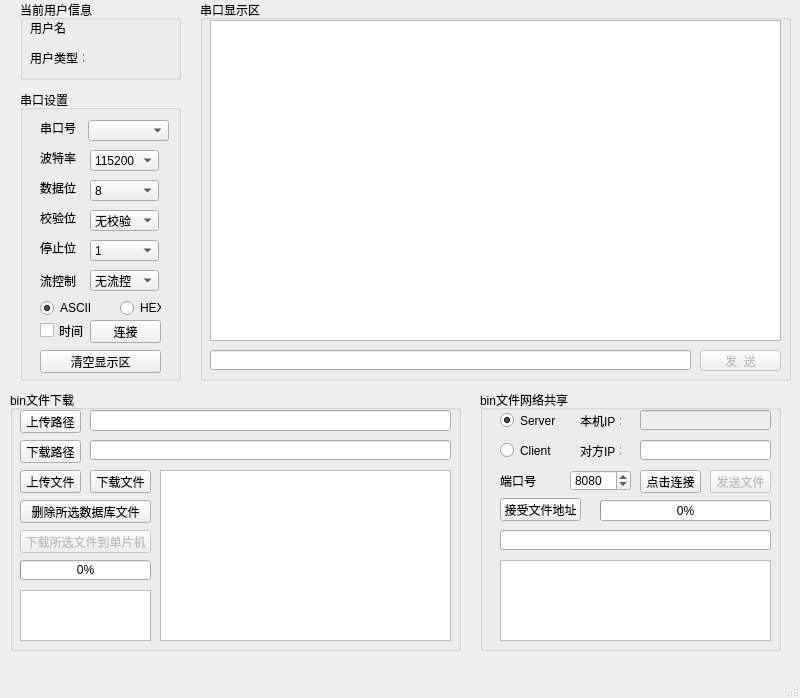
<?xml version="1.0" encoding="UTF-8"?>
<ui version="4.0">
 <class>MainWindow</class>
 <widget class="QMainWindow" name="MainWindow">
  <property name="geometry">
   <rect>
    <x>0</x>
    <y>0</y>
    <width>800</width>
    <height>698</height>
   </rect>
  </property>
  <property name="windowTitle">
   <string>stm32Downloader</string>
  </property>
  <widget class="QWidget" name="centralwidget">
   <widget class="QGroupBox" name="SerialGroup">
    <property name="geometry">
     <rect>
      <x>20</x>
      <y>90</y>
      <width>161</width>
      <height>291</height>
     </rect>
    </property>
    <property name="title">
     <string>串口设置</string>
    </property>
    <widget class="QLabel" name="label">
     <property name="geometry">
      <rect>
       <x>20</x>
       <y>30</y>
       <width>41</width>
       <height>16</height>
      </rect>
     </property>
     <property name="text">
      <string>串口号</string>
     </property>
    </widget>
    <widget class="QComboBox" name="PortBox">
     <property name="geometry">
      <rect>
       <x>68</x>
       <y>30</y>
       <width>81</width>
       <height>21</height>
      </rect>
     </property>
     <property name="currentIndex">
      <number>-1</number>
     </property>
    </widget>
    <widget class="QComboBox" name="BaudRateBox">
     <property name="geometry">
      <rect>
       <x>70</x>
       <y>60</y>
       <width>69</width>
       <height>21</height>
      </rect>
     </property>
     <property name="currentIndex">
      <number>6</number>
     </property>
     <item>
      <property name="text">
       <string>2400</string>
      </property>
     </item>
     <item>
      <property name="text">
       <string>4800</string>
      </property>
     </item>
     <item>
      <property name="text">
       <string>9600</string>
      </property>
     </item>
     <item>
      <property name="text">
       <string>19200</string>
      </property>
     </item>
     <item>
      <property name="text">
       <string>38400</string>
      </property>
     </item>
     <item>
      <property name="text">
       <string>57600</string>
      </property>
     </item>
     <item>
      <property name="text">
       <string>115200</string>
      </property>
     </item>
    </widget>
    <widget class="QLabel" name="label_2">
     <property name="geometry">
      <rect>
       <x>20</x>
       <y>60</y>
       <width>41</width>
       <height>16</height>
      </rect>
     </property>
     <property name="text">
      <string>波特率</string>
     </property>
    </widget>
    <widget class="QComboBox" name="DataBox">
     <property name="geometry">
      <rect>
       <x>70</x>
       <y>90</y>
       <width>69</width>
       <height>21</height>
      </rect>
     </property>
     <property name="currentIndex">
      <number>3</number>
     </property>
     <item>
      <property name="text">
       <string>5</string>
      </property>
     </item>
     <item>
      <property name="text">
       <string>6</string>
      </property>
     </item>
     <item>
      <property name="text">
       <string>7</string>
      </property>
     </item>
     <item>
      <property name="text">
       <string>8</string>
      </property>
     </item>
    </widget>
    <widget class="QLabel" name="label_3">
     <property name="geometry">
      <rect>
       <x>20</x>
       <y>90</y>
       <width>41</width>
       <height>16</height>
      </rect>
     </property>
     <property name="text">
      <string>数据位</string>
     </property>
    </widget>
    <widget class="QComboBox" name="CheckBox">
     <property name="geometry">
      <rect>
       <x>70</x>
       <y>120</y>
       <width>69</width>
       <height>21</height>
      </rect>
     </property>
     <item>
      <property name="text">
       <string>无校验</string>
      </property>
     </item>
     <item>
      <property name="text">
       <string>奇校验</string>
      </property>
     </item>
     <item>
      <property name="text">
       <string>偶校验</string>
      </property>
     </item>
    </widget>
    <widget class="QLabel" name="label_4">
     <property name="geometry">
      <rect>
       <x>20</x>
       <y>120</y>
       <width>41</width>
       <height>16</height>
      </rect>
     </property>
     <property name="text">
      <string>校验位</string>
     </property>
    </widget>
    <widget class="QComboBox" name="StopBox">
     <property name="geometry">
      <rect>
       <x>70</x>
       <y>150</y>
       <width>69</width>
       <height>21</height>
      </rect>
     </property>
     <item>
      <property name="text">
       <string>1</string>
      </property>
     </item>
     <item>
      <property name="text">
       <string>1.5</string>
      </property>
     </item>
     <item>
      <property name="text">
       <string>2</string>
      </property>
     </item>
    </widget>
    <widget class="QLabel" name="label_5">
     <property name="geometry">
      <rect>
       <x>20</x>
       <y>150</y>
       <width>41</width>
       <height>16</height>
      </rect>
     </property>
     <property name="text">
      <string>停止位</string>
     </property>
    </widget>
    <widget class="QComboBox" name="FluidBox">
     <property name="geometry">
      <rect>
       <x>70</x>
       <y>180</y>
       <width>69</width>
       <height>21</height>
      </rect>
     </property>
     <item>
      <property name="text">
       <string>无流控</string>
      </property>
     </item>
     <item>
      <property name="text">
       <string>硬件流</string>
      </property>
     </item>
     <item>
      <property name="text">
       <string>软件流</string>
      </property>
     </item>
    </widget>
    <widget class="QLabel" name="label_6">
     <property name="geometry">
      <rect>
       <x>20</x>
       <y>180</y>
       <width>41</width>
       <height>21</height>
      </rect>
     </property>
     <property name="text">
      <string>流控制</string>
     </property>
    </widget>
    <widget class="QRadioButton" name="AsciiSelect">
     <property name="geometry">
      <rect>
       <x>20</x>
       <y>210</y>
       <width>51</width>
       <height>16</height>
      </rect>
     </property>
     <property name="text">
      <string>ASCII</string>
     </property>
     <property name="checked">
      <bool>true</bool>
     </property>
    </widget>
    <widget class="QRadioButton" name="HexSelected">
     <property name="geometry">
      <rect>
       <x>100</x>
       <y>210</y>
       <width>41</width>
       <height>16</height>
      </rect>
     </property>
     <property name="text">
      <string>HEX</string>
     </property>
    </widget>
    <widget class="QPushButton" name="ClearButton">
     <property name="geometry">
      <rect>
       <x>20</x>
       <y>260</y>
       <width>121</width>
       <height>23</height>
      </rect>
     </property>
     <property name="text">
      <string>清空显示区</string>
     </property>
    </widget>
    <widget class="QCheckBox" name="TimeCheckBox">
     <property name="geometry">
      <rect>
       <x>20</x>
       <y>230</y>
       <width>51</width>
       <height>21</height>
      </rect>
     </property>
     <property name="text">
      <string>时间</string>
     </property>
    </widget>
    <widget class="QPushButton" name="SerialConnectButton">
     <property name="geometry">
      <rect>
       <x>70</x>
       <y>230</y>
       <width>71</width>
       <height>23</height>
      </rect>
     </property>
     <property name="text">
      <string>连接</string>
     </property>
    </widget>
   </widget>
   <widget class="QGroupBox" name="DisplayGriup">
    <property name="geometry">
     <rect>
      <x>200</x>
      <y>0</y>
      <width>591</width>
      <height>381</height>
     </rect>
    </property>
    <property name="title">
     <string>串口显示区</string>
    </property>
    <widget class="QTextEdit" name="SerialScreenText">
     <property name="geometry">
      <rect>
       <x>10</x>
       <y>20</y>
       <width>571</width>
       <height>321</height>
      </rect>
     </property>
    </widget>
    <widget class="QLineEdit" name="SerialSendLine">
     <property name="geometry">
      <rect>
       <x>10</x>
       <y>350</y>
       <width>481</width>
       <height>20</height>
      </rect>
     </property>
    </widget>
    <widget class="QPushButton" name="SerialSendButton">
     <property name="enabled">
      <bool>false</bool>
     </property>
     <property name="geometry">
      <rect>
       <x>500</x>
       <y>350</y>
       <width>81</width>
       <height>21</height>
      </rect>
     </property>
     <property name="text">
      <string>发  送</string>
     </property>
    </widget>
   </widget>
   <widget class="QGroupBox" name="UserGroup">
    <property name="geometry">
     <rect>
      <x>20</x>
      <y>0</y>
      <width>161</width>
      <height>80</height>
     </rect>
    </property>
    <property name="title">
     <string>当前用户信息</string>
    </property>
    <widget class="QLabel" name="UserNameLabel">
     <property name="geometry">
      <rect>
       <x>70</x>
       <y>20</y>
       <width>81</width>
       <height>20</height>
      </rect>
     </property>
     <property name="text">
      <string/>
     </property>
    </widget>
    <widget class="QLabel" name="UserNameLabel_2">
     <property name="geometry">
      <rect>
       <x>10</x>
       <y>20</y>
       <width>41</width>
       <height>16</height>
      </rect>
     </property>
     <property name="text">
      <string>用户名：</string>
     </property>
    </widget>
    <widget class="QLabel" name="label_7">
     <property name="geometry">
      <rect>
       <x>10</x>
       <y>50</y>
       <width>54</width>
       <height>16</height>
      </rect>
     </property>
     <property name="text">
      <string>用户类型：</string>
     </property>
    </widget>
    <widget class="QLabel" name="IsAdminLabel">
     <property name="geometry">
      <rect>
       <x>70</x>
       <y>50</y>
       <width>81</width>
       <height>16</height>
      </rect>
     </property>
     <property name="text">
      <string/>
     </property>
    </widget>
   </widget>
   <widget class="QGroupBox" name="binGroup">
    <property name="geometry">
     <rect>
      <x>10</x>
      <y>390</y>
      <width>451</width>
      <height>261</height>
     </rect>
    </property>
    <property name="title">
     <string>bin文件下载</string>
    </property>
    <widget class="QTableView" name="SqlShowView">
     <property name="geometry">
      <rect>
       <x>150</x>
       <y>80</y>
       <width>291</width>
       <height>171</height>
      </rect>
     </property>
    </widget>
    <widget class="QPushButton" name="UploadPathButton">
     <property name="geometry">
      <rect>
       <x>10</x>
       <y>20</y>
       <width>61</width>
       <height>23</height>
      </rect>
     </property>
     <property name="text">
      <string>上传路径</string>
     </property>
    </widget>
    <widget class="QLineEdit" name="UpLoadPath">
     <property name="geometry">
      <rect>
       <x>80</x>
       <y>20</y>
       <width>361</width>
       <height>21</height>
      </rect>
     </property>
    </widget>
    <widget class="QLineEdit" name="DownloadPath">
     <property name="geometry">
      <rect>
       <x>80</x>
       <y>50</y>
       <width>361</width>
       <height>20</height>
      </rect>
     </property>
    </widget>
    <widget class="QPushButton" name="DownloadPathButton">
     <property name="geometry">
      <rect>
       <x>10</x>
       <y>50</y>
       <width>61</width>
       <height>23</height>
      </rect>
     </property>
     <property name="text">
      <string>下载路径</string>
     </property>
    </widget>
    <widget class="QPushButton" name="UploadButton">
     <property name="geometry">
      <rect>
       <x>10</x>
       <y>80</y>
       <width>61</width>
       <height>23</height>
      </rect>
     </property>
     <property name="text">
      <string>上传文件</string>
     </property>
    </widget>
    <widget class="QPushButton" name="DownloadButton">
     <property name="geometry">
      <rect>
       <x>80</x>
       <y>80</y>
       <width>61</width>
       <height>23</height>
      </rect>
     </property>
     <property name="text">
      <string>下载文件</string>
     </property>
    </widget>
    <widget class="QPushButton" name="DeleteButton">
     <property name="geometry">
      <rect>
       <x>10</x>
       <y>110</y>
       <width>131</width>
       <height>23</height>
      </rect>
     </property>
     <property name="text">
      <string>删除所选数据库文件</string>
     </property>
    </widget>
    <widget class="QPushButton" name="Download2stmButton">
     <property name="enabled">
      <bool>false</bool>
     </property>
     <property name="geometry">
      <rect>
       <x>10</x>
       <y>140</y>
       <width>131</width>
       <height>23</height>
      </rect>
     </property>
     <property name="text">
      <string>下载所选文件到单片机</string>
     </property>
    </widget>
    <widget class="QTextEdit" name="SqlText">
     <property name="geometry">
      <rect>
       <x>10</x>
       <y>200</y>
       <width>131</width>
       <height>51</height>
      </rect>
     </property>
    </widget>
    <widget class="QProgressBar" name="Download2stmBar">
     <property name="geometry">
      <rect>
       <x>10</x>
       <y>170</y>
       <width>131</width>
       <height>20</height>
      </rect>
     </property>
     <property name="value">
      <number>0</number>
     </property>
    </widget>
   </widget>
   <widget class="QGroupBox" name="SocketGroup">
    <property name="geometry">
     <rect>
      <x>480</x>
      <y>390</y>
      <width>301</width>
      <height>261</height>
     </rect>
    </property>
    <property name="title">
     <string>bin文件网络共享</string>
    </property>
    <widget class="QRadioButton" name="ServerRadioButton">
     <property name="geometry">
      <rect>
       <x>20</x>
       <y>20</y>
       <width>61</width>
       <height>21</height>
      </rect>
     </property>
     <property name="text">
      <string>Server</string>
     </property>
     <property name="checked">
      <bool>true</bool>
     </property>
    </widget>
    <widget class="QRadioButton" name="ClientRadioButton">
     <property name="geometry">
      <rect>
       <x>20</x>
       <y>50</y>
       <width>61</width>
       <height>21</height>
      </rect>
     </property>
     <property name="text">
      <string>Client</string>
     </property>
    </widget>
    <widget class="QLabel" name="label_8">
     <property name="geometry">
      <rect>
       <x>100</x>
       <y>20</y>
       <width>41</width>
       <height>21</height>
      </rect>
     </property>
     <property name="text">
      <string>本机IP：</string>
     </property>
    </widget>
    <widget class="QLineEdit" name="ServerIP">
     <property name="enabled">
      <bool>false</bool>
     </property>
     <property name="geometry">
      <rect>
       <x>160</x>
       <y>20</y>
       <width>131</width>
       <height>20</height>
      </rect>
     </property>
    </widget>
    <widget class="QLabel" name="label_9">
     <property name="geometry">
      <rect>
       <x>100</x>
       <y>50</y>
       <width>41</width>
       <height>21</height>
      </rect>
     </property>
     <property name="text">
      <string>对方IP：</string>
     </property>
    </widget>
    <widget class="QLineEdit" name="ClientIP">
     <property name="geometry">
      <rect>
       <x>160</x>
       <y>50</y>
       <width>131</width>
       <height>20</height>
      </rect>
     </property>
    </widget>
    <widget class="QLabel" name="label_10">
     <property name="geometry">
      <rect>
       <x>20</x>
       <y>80</y>
       <width>41</width>
       <height>21</height>
      </rect>
     </property>
     <property name="text">
      <string>端口号：</string>
     </property>
    </widget>
    <widget class="QSpinBox" name="PortSpinBox">
     <property name="geometry">
      <rect>
       <x>90</x>
       <y>80</y>
       <width>61</width>
       <height>21</height>
      </rect>
     </property>
     <property name="maximum">
      <number>10000</number>
     </property>
     <property name="value">
      <number>8080</number>
     </property>
    </widget>
    <widget class="QPushButton" name="SocketConnectButton">
     <property name="geometry">
      <rect>
       <x>160</x>
       <y>80</y>
       <width>61</width>
       <height>23</height>
      </rect>
     </property>
     <property name="text">
      <string>点击连接</string>
     </property>
    </widget>
    <widget class="QPushButton" name="SocketSendButton">
     <property name="enabled">
      <bool>false</bool>
     </property>
     <property name="geometry">
      <rect>
       <x>230</x>
       <y>80</y>
       <width>61</width>
       <height>23</height>
      </rect>
     </property>
     <property name="text">
      <string>发送文件</string>
     </property>
    </widget>
    <widget class="QPushButton" name="SocketReceivePathButton">
     <property name="geometry">
      <rect>
       <x>20</x>
       <y>108</y>
       <width>81</width>
       <height>23</height>
      </rect>
     </property>
     <property name="text">
      <string>接受文件地址</string>
     </property>
    </widget>
    <widget class="QProgressBar" name="SocketBar">
     <property name="geometry">
      <rect>
       <x>120</x>
       <y>110</y>
       <width>171</width>
       <height>21</height>
      </rect>
     </property>
     <property name="value">
      <number>0</number>
     </property>
    </widget>
    <widget class="QLineEdit" name="SocketReceivePath">
     <property name="geometry">
      <rect>
       <x>20</x>
       <y>140</y>
       <width>271</width>
       <height>20</height>
      </rect>
     </property>
    </widget>
    <widget class="QTextEdit" name="SocketTextOutput">
     <property name="geometry">
      <rect>
       <x>20</x>
       <y>170</y>
       <width>271</width>
       <height>81</height>
      </rect>
     </property>
    </widget>
   </widget>
  </widget>
  <widget class="QMenuBar" name="menubar">
   <property name="geometry">
    <rect>
     <x>0</x>
     <y>0</y>
     <width>800</width>
     <height>23</height>
    </rect>
   </property>
  </widget>
  <widget class="QStatusBar" name="statusbar"/>
 </widget>
 <resources/>
 <connections/>
</ui>
